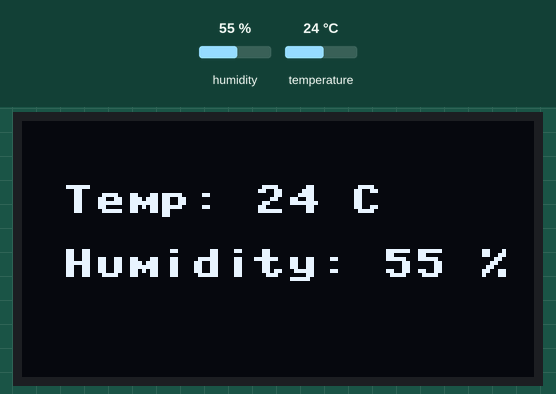
This program was run on a simulated MicroPython board. Parts: 128×64 one-colour display. The test bench sets the inputs (shaded band); at power-on: humidity 55 %, temperature 24 °C. WiFi joins after 1.5 s; no MQTT or app messages arrive unless stated; what the program prints to the serial console is not drawn.

Above: at 3.4 s.
3.5 s: humidity set to 22 %
At 10.1 s:
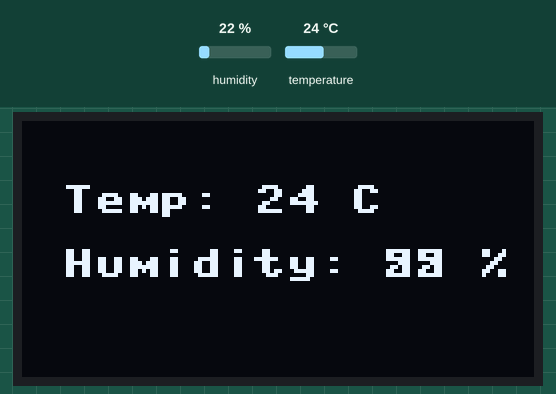
10.4 s: temperature set to 12 °C
At 15.4 s:
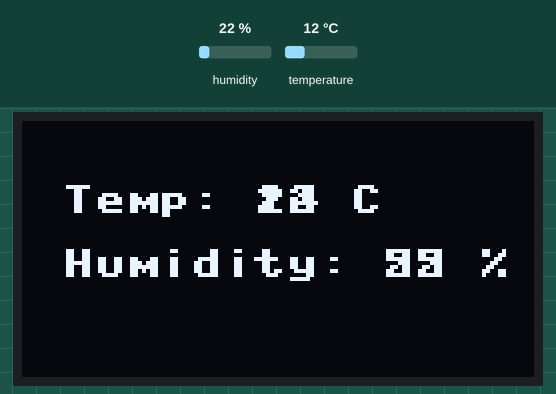
16.4 s: humidity set to 40 %
22.5 s: temperature set to 19 °C
Timing chart, 0 to 25.5 s (numbered marks = the images above; inputs shaded):
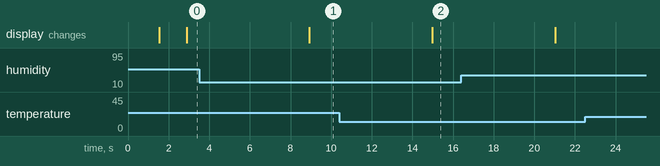

Measured:
- after the input at 3.5 s, the display: changes after 5.4 s (image 1)
- after the input at 10.4 s, the display: changes after 4.6 s (image 2)

The program:

temp_hum.py
```python
import network
import time
import BlynkLib
import dht
from machine import Pin
import ssd1306
from machine import Pin, I2C

# ---- USER SETTINGS ----
WIFI_SSID = "sherry"
WIFI_PASS = "connectedd"
BLYNK_AUTH = "ZFnH1GoseLH-JlrJW1Ce2KaxSOHcDwhG"

# ---- CONNECT TO WIFI ----
def connect_wifi():
    wlan = network.WLAN(network.STA_IF)
    wlan.active(True)
    if not wlan.isconnected():
        print("🔄 Connecting to WiFi...")
        wlan.connect(WIFI_SSID, WIFI_PASS)
        print('connected')
        while not wlan.isconnected():
            print('unable to connect')
    print("✅ Connected to WiFi:", wlan.ifconfig())

connect_wifi()

# ---- INITIALIZE BLYNK ----
blynk = BlynkLib.Blynk(BLYNK_AUTH, server="blynk.cloud", port=80, insecure=True)

# ---- INITIALIZE DHT SENSOR ----
dht_sensor = dht.DHT11(Pin(4))  # GPIO15 is used for DHT sensor

i2c = I2C(0, scl=Pin(9), sda=Pin(8))
oled = ssd1306.SSD1306_I2C(128, 64, i2c)
# Clear display
oled.fill(0)

# ---- SEND DATA TO BLYNK ----
def send_sensor_data():
    try:
        dht_sensor.measure()  # Read DHT sensor
        time.sleep(1)  # Wait to stabilize readings

        temp = dht_sensor.temperature()  # Get temperature in °C
        humid = dht_sensor.humidity()  # Get humidity in %

        # Print values in console
        print(f"🌡 Temp: {temp:.2f}°C | 💧 Humidity: {humid:.2f}%")
        oled.text(f"Temp: {temp} C",10,16)
        oled.text(f"Humidity: {humid} %",10,32)
        oled.show()

        # Send data to Blynk in Double format
        blynk.virtual_write(0, round(temp, 2))  # Send Temperature to V0
        blynk.virtual_write(1, round(humid, 2))  # Send Humidity to V1

    except OSError as e:
        print(f"⚠ Sensor Error: {e}")

# ---- MAIN LOOP ----
while True:
    blynk.run()
    send_sensor_data()
    time.sleep(5)  # Send data every 5 seconds
```
